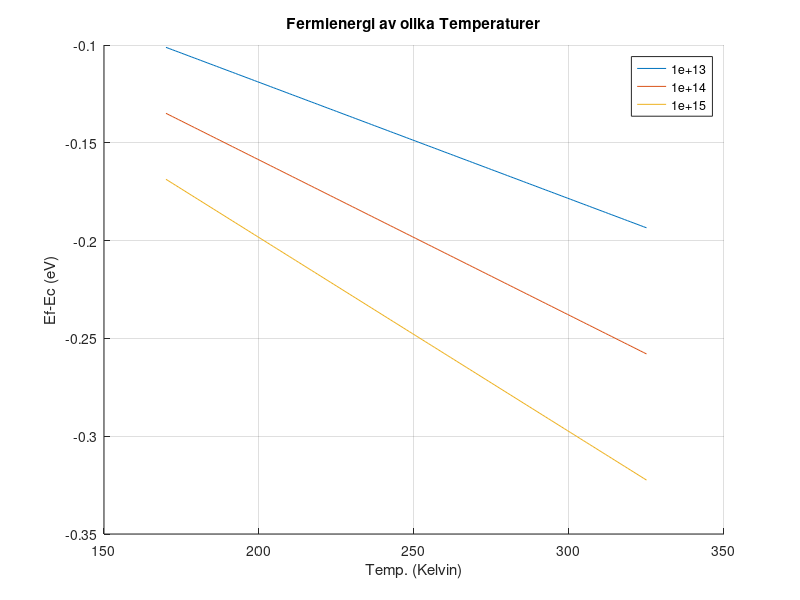

Recreate this plot in MATLAB.
electronVolt = 1.602176634*10^-19; % [eV]
boltzmannConstant = 8.617333262145*10^-5*electronVolt; % [eV/K]
temperature = linspace(170, 325, 153); % [K]
% Doping 
N_c = 1*10^10;
N_n = [1*10^13 1*10^14 1*10^15];


hold on;
grid on;
title('Fermienergi av olika Temperaturer')
xlabel('Temp. (Kelvin)')
ylabel('Ef-Ec (eV)')

for doping = N_n
    fermienergy = boltzmannConstant*temperature*log( N_c/doping );
    fermienergyElectronvolt = fermienergy/electronVolt;

    plot(temperature, fermienergyElectronvolt , ... 
    'DisplayName',  num2str(doping, 1) )
end

legend

%plot(temperature, zeros(size(temperature)), 'k', 'LineWidth', 3);